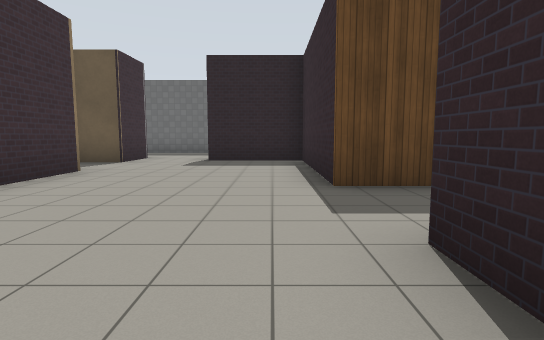
[1] (above)

16 first-person views from a walk through a robot-simulator world made for Gazebo. The camera is 1.2 m above the floor, tilts 6° down and sees 80° across. The floor is counted in squares, 2 m on a side. Each view is taken from the middle of a square. On the plan, view 1 faces up. The plan holds only what a view shows up to about 9 squares ahead; the rest is blank. The place goes on beyond the plan. Gazebo's built-in surfaces are drawn with simple patterns.

[2]
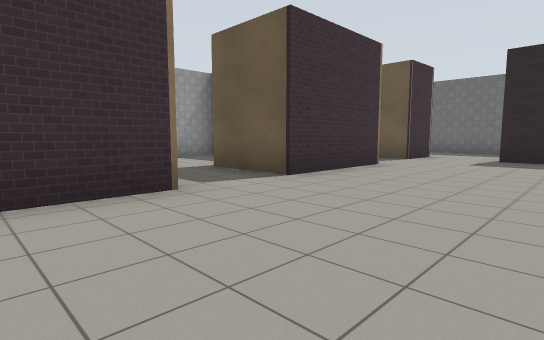

[3]
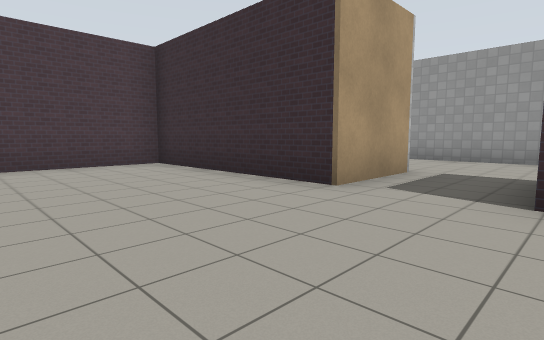

[4]
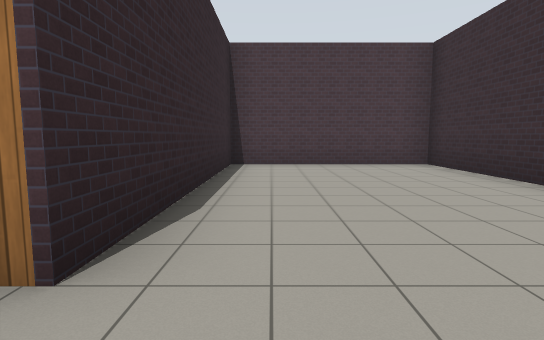

[5]
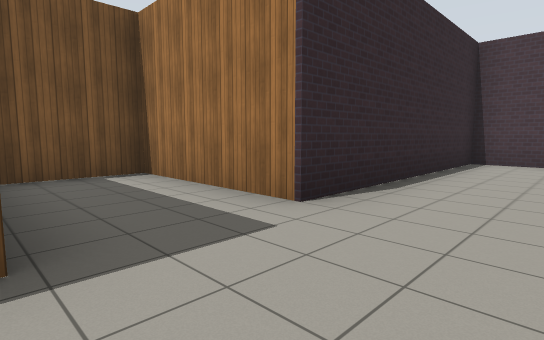

[6]
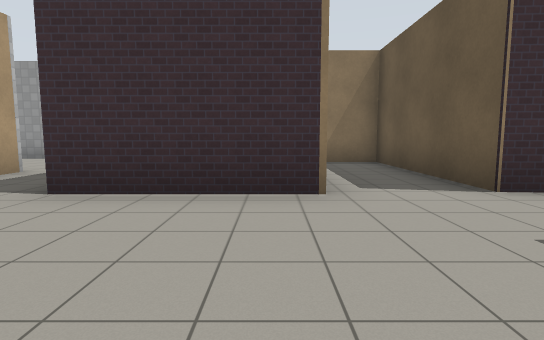

[7]
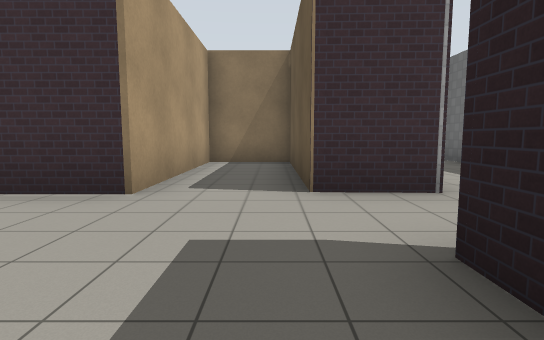

[8]
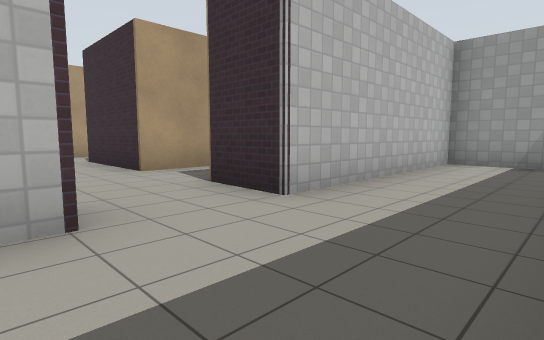

[9]
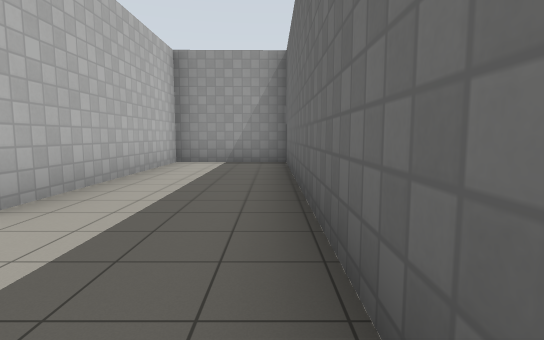

[10]
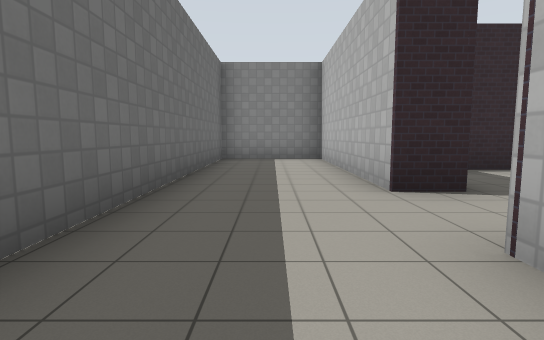

[11]
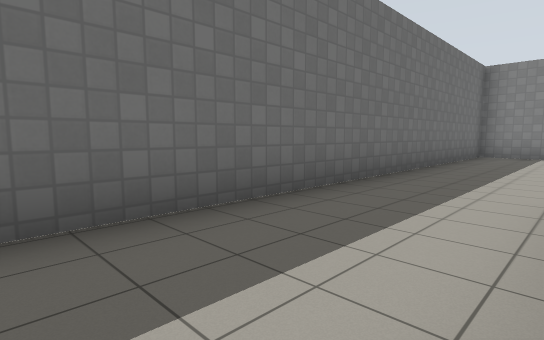

[12]
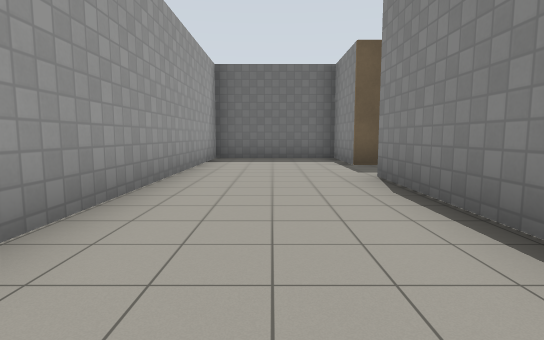

[13]
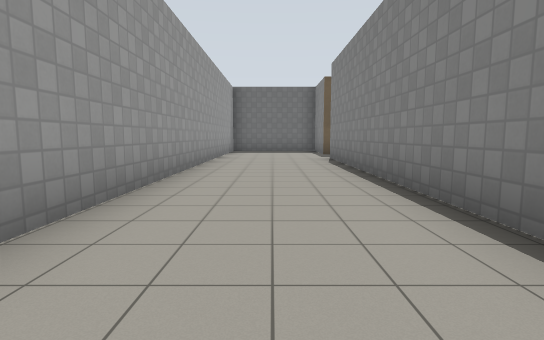

[14]
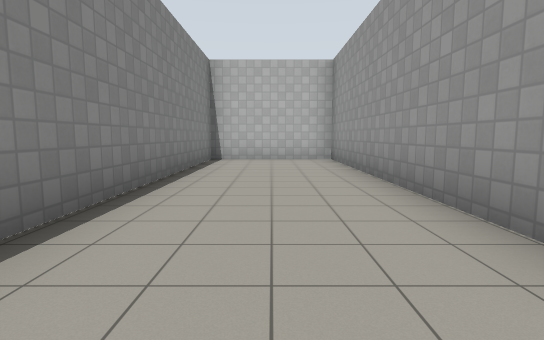

[15]
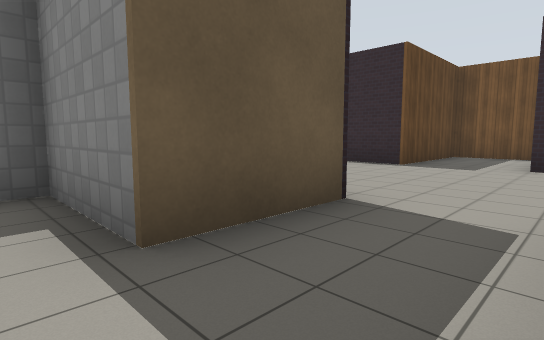

[16]
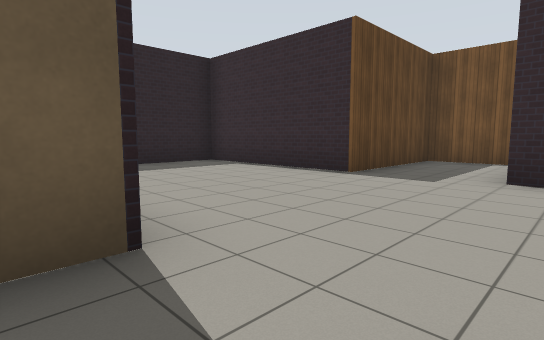

### Floor plan
Ten units are one square. View 1 is at (0, 0); x grows to the right and y downward. Boxes are objects, and circles mark ways between rooms. Rooms are numbered by the first view taken in them; rooms with no view inside come last. Other rooms are left out.
<svg viewBox="-90 -118 137 207">
<path fill="none" stroke="#000" d="M-33 -8 -33 39 9 39 9 -18 42 -18 42 -39 9 -39 9 -79 -16 -79M-33 -74 -75 -74 -75 -56 -33 -56 -33 -27M-16 -79 -16 -88 36 -88 36 -113 -85 -113 -85 -88 -33 -88 -33 -74M-33 -27 -54 -27 -54 -49 -85 -49 -85 84 -54 84 -54 -8 -33 -8"/>
<circle cx="-25" cy="-80" r="3" fill="#2a7"/>
<circle cx="-45" cy="-15" r="3" fill="#2a7"/>
<text x="-20" y="-30">1</text>
<text x="-30" y="-100">2</text>
<text x="-70" y="20">3</text>
</svg>
Room 1 opens to room 2. Room 1 opens to room 3.

Where each view was taken, in squares from view 1:
view 1: 0 up, 0 right, facing up
view 2: 1 down, 0 right, facing up-left
view 3: 3 up, 0 right, facing down-left
view 4: 3 up, 0 right, facing down
view 5: 4 up, 1 left, facing down-right
view 6: 5 up, 0 right, facing left
view 7: 7 up, 0 right, facing left
view 8: 11 up, 1 left, facing down-left
view 9: 11 up, 1 left, facing left
view 10: 10 up, 5 left, facing right
view 11: 9 up, 7 left, facing up-right
view 12: 4 down, 7 left, facing up
view 13: 8 down, 7 left, facing up
view 14: 0 up, 7 left, facing down
view 15: 1 up, 6 left, facing up-right
view 16: 1 up, 4 left, facing up-right
